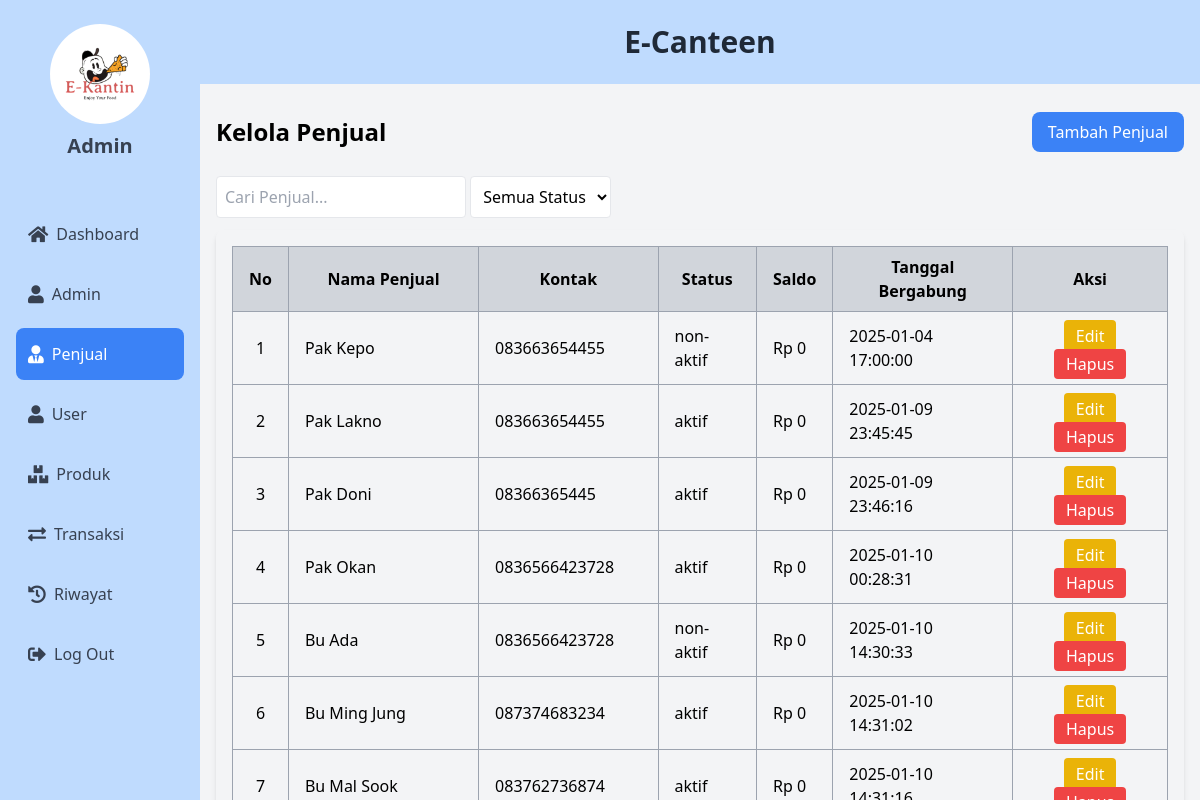
Before: /e-canteen/penjual/penjual.php with the older database file.
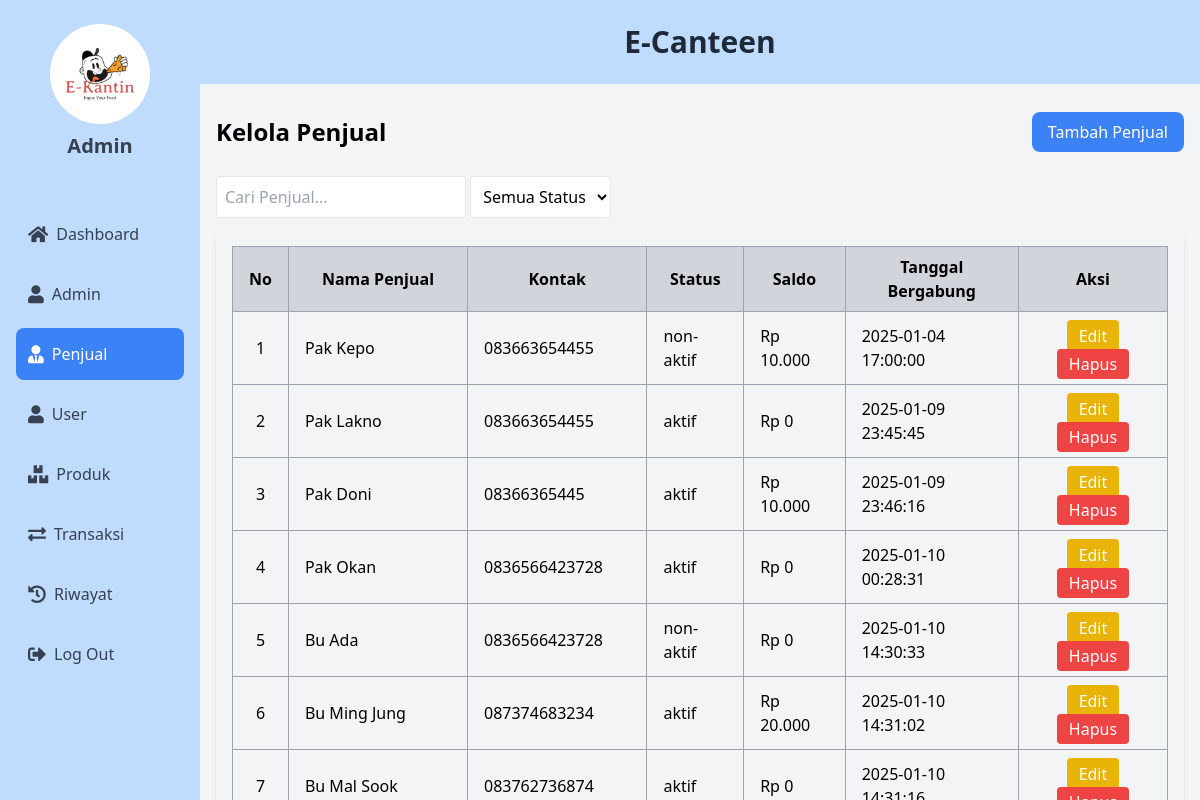
After: the same page with the newer database file.
### tables this page shows
CREATE TABLE `penjual` (
  `id_penjual` int NOT NULL AUTO_INCREMENT,
  `nama_penjual` varchar(100) NOT NULL,
  `kontak` varchar(100) NOT NULL,
  `status` enum('aktif','non-aktif') NOT NULL,
  `tanggal_bergabung` timestamp NOT NULL,
  `saldo` decimal(10,2) NOT NULL DEFAULT '0.00',
  `withdrawable_balance` decimal(10,2) NOT NULL DEFAULT '0.00',
  PRIMARY KEY (`id_penjual`)
);

### e-canteen/penjual/penjual.php (the view, shortened to what the changed rows need)
<?php
include '../config.php';
$sql = "SELECT * FROM penjual";
$query = mysqli_query($conn, $sql);
?>
<!DOCTYPE html>
<html lang="en">
<head>
    <script src="https://cdn.tailwindcss.com"></script>
    <link href="https://cdnjs.cloudflare.com/ajax/libs/font-awesome/5.15.4/css/all.min.css" rel="stylesheet">
</head>
<body class="bg-gray-100">
    <div class="flex flex h-screen overflow-hidden">
        <div class="w-1/6 bg-blue-200">
            <div class="flex flex-col items-center py-6 px-4">
                <div class="flex flex-col items-center mb-6">
                    <h1 class="text-xl font-semibold text-gray-700">Admin</h1>
                </div><br>
            </div>
        </div>
        <div class="w-5/6 flex flex-col overflow-hidden">
            <div class="bg-blue-200 text-center text-xl font-bold text-black py-6 border-b-3 border-blue-400">
                <h1 class="text-3xl font-bold text-gray-800">E-Canteen</h1>
            </div>
            <div class="flex-1 p-4">
                <div class="flex justify-between items-center py-3 mb-3">
                    <h1 class="text-2xl font-semibold">Kelola Penjual</h1>
                </div>
                <div class="card shadow-md rounded-lg overflow-hidden">
                    <div class="card-body p-4">
                        <div class="overflow-x-auto">
                            <table class="min-w-full table-auto border-collapse">
                                <thead>
                                    <tr class="bg-gray-300 text-center">
                                        <th class="px-4 py-2 border border-gray-400">No</th>
                                        <th class="px-4 py-2 border border-gray-400">Nama Penjual</th>
                                        <th class="px-4 py-2 border border-gray-400">Kontak</th>
                                        <th class="px-4 py-2 border border-gray-400">Status</th>
                                        <th class="px-4 py-2 border border-gray-400">Saldo</th>
                                        <th class="px-4 py-2 border border-gray-400">Tanggal Bergabung</th>
                                        <th class="px-4 py-2 border border-gray-400">Aksi</th>
                                    </tr>
                                </thead>
                                <tbody>
                                    <?php
                                    $no = 1;
                                    while ($row = mysqli_fetch_array($query)) {
                                        echo "
                                            <tr class='hover:bg-gray-100'>
                                                <td class='px-4 py-2 text-center border border-gray-400'>{$no}</td>
                                                <td class='px-4 py-2 border border-gray-400'>{$row['nama_penjual']}</td>
                                                <td class='px-4 py-2 border border-gray-400'>{$row['kontak']}</td>
                                                <td class='px-4 py-2 border border-gray-400'>{$row['status']}</td>
                                                <td class='px-4 py-2 border border-gray-400'>Rp " . number_format($row['saldo'], 0, ',', '.') . "</td>
                                                <td class='px-4 py-2 border border-gray-400'>{$row['tanggal_bergabung']}</td>
                                                <td class='px-4 py-2 text-center border border-gray-400'>
                                                    <button onclick=\"openEditModal('{$row['id_penjual']}', '{$row['nama_penjual']}', '{$row['kontak']}', '{$row['status']}')\" class='bg-yellow-500 text-white px-3 py-1 rounded hover:bg-yellow-600'>Edit</button>
                                                    <a href='#' onclick=\"openDeleteModal('{$row['id_penjual']}')\" class='bg-red-500 text-white px-3 py-1 rounded hover:bg-red-600'>Hapus</a>
                                                </td>
                                            </tr>
                                        ";
                                        $no++;
                                    }
                                    ?>
                                </tbody>
                            </table>
                        </div>
                    </div>
                </div>
            </div>
        </div>
    </div>
</body>
</html>

Changed rows visible on the page:
changed penjual "Pak Kepo": saldo "0" → "10.000"
changed penjual "Pak Doni": saldo "0" → "10.000"
changed penjual "Bu Ming Jung": saldo "0" → "20.000"
